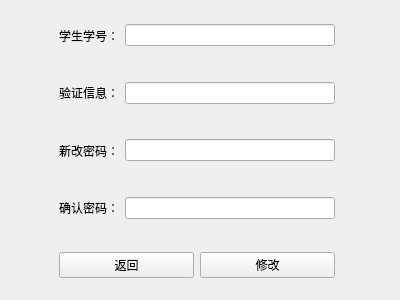
<?xml version="1.0" encoding="UTF-8"?>
<ui version="4.0">
 <class>RetrievePassword</class>
 <widget class="QWidget" name="RetrievePassword">
  <property name="geometry">
   <rect>
    <x>0</x>
    <y>0</y>
    <width>400</width>
    <height>300</height>
   </rect>
  </property>
  <property name="windowTitle">
   <string>Form</string>
  </property>
  <widget class="QWidget" name="widget_5" native="true">
   <property name="geometry">
    <rect>
     <x>50</x>
     <y>10</y>
     <width>294</width>
     <height>281</height>
    </rect>
   </property>
   <layout class="QVBoxLayout" name="verticalLayout">
    <item>
     <widget class="QWidget" name="widget_2" native="true">
      <layout class="QHBoxLayout" name="horizontalLayout_2">
       <item>
        <widget class="QLabel" name="label">
         <property name="text">
          <string>学生学号：</string>
         </property>
        </widget>
       </item>
       <item>
        <widget class="QLineEdit" name="lineEdit_stuid">
         <property name="echoMode">
          <enum>QLineEdit::Normal</enum>
         </property>
        </widget>
       </item>
      </layout>
     </widget>
    </item>
    <item>
     <widget class="QWidget" name="widget_6" native="true">
      <layout class="QHBoxLayout" name="horizontalLayout_5">
       <item>
        <widget class="QLabel" name="label_4">
         <property name="text">
          <string>验证信息：</string>
         </property>
        </widget>
       </item>
       <item>
        <widget class="QLineEdit" name="lineEdit_sname">
         <property name="readOnly">
          <bool>true</bool>
         </property>
        </widget>
       </item>
      </layout>
     </widget>
    </item>
    <item>
     <widget class="QWidget" name="widget_3" native="true">
      <layout class="QHBoxLayout" name="horizontalLayout_3">
       <item>
        <widget class="QLabel" name="label_2">
         <property name="text">
          <string>新改密码：</string>
         </property>
        </widget>
       </item>
       <item>
        <widget class="QLineEdit" name="lineEdit_newPass">
         <property name="echoMode">
          <enum>QLineEdit::PasswordEchoOnEdit</enum>
         </property>
        </widget>
       </item>
      </layout>
     </widget>
    </item>
    <item>
     <widget class="QWidget" name="widget_4" native="true">
      <layout class="QHBoxLayout" name="horizontalLayout_4">
       <item>
        <widget class="QLabel" name="label_3">
         <property name="text">
          <string>确认密码：</string>
         </property>
        </widget>
       </item>
       <item>
        <widget class="QLineEdit" name="lineEdit_againPass">
         <property name="echoMode">
          <enum>QLineEdit::PasswordEchoOnEdit</enum>
         </property>
        </widget>
       </item>
      </layout>
     </widget>
    </item>
    <item>
     <widget class="QWidget" name="widget" native="true">
      <layout class="QHBoxLayout" name="horizontalLayout">
       <item>
        <widget class="QPushButton" name="pushButton_back">
         <property name="text">
          <string>返回</string>
         </property>
        </widget>
       </item>
       <item>
        <widget class="QPushButton" name="pushButton_submit">
         <property name="text">
          <string>修改</string>
         </property>
        </widget>
       </item>
      </layout>
     </widget>
    </item>
   </layout>
  </widget>
 </widget>
 <resources/>
 <connections/>
</ui>
